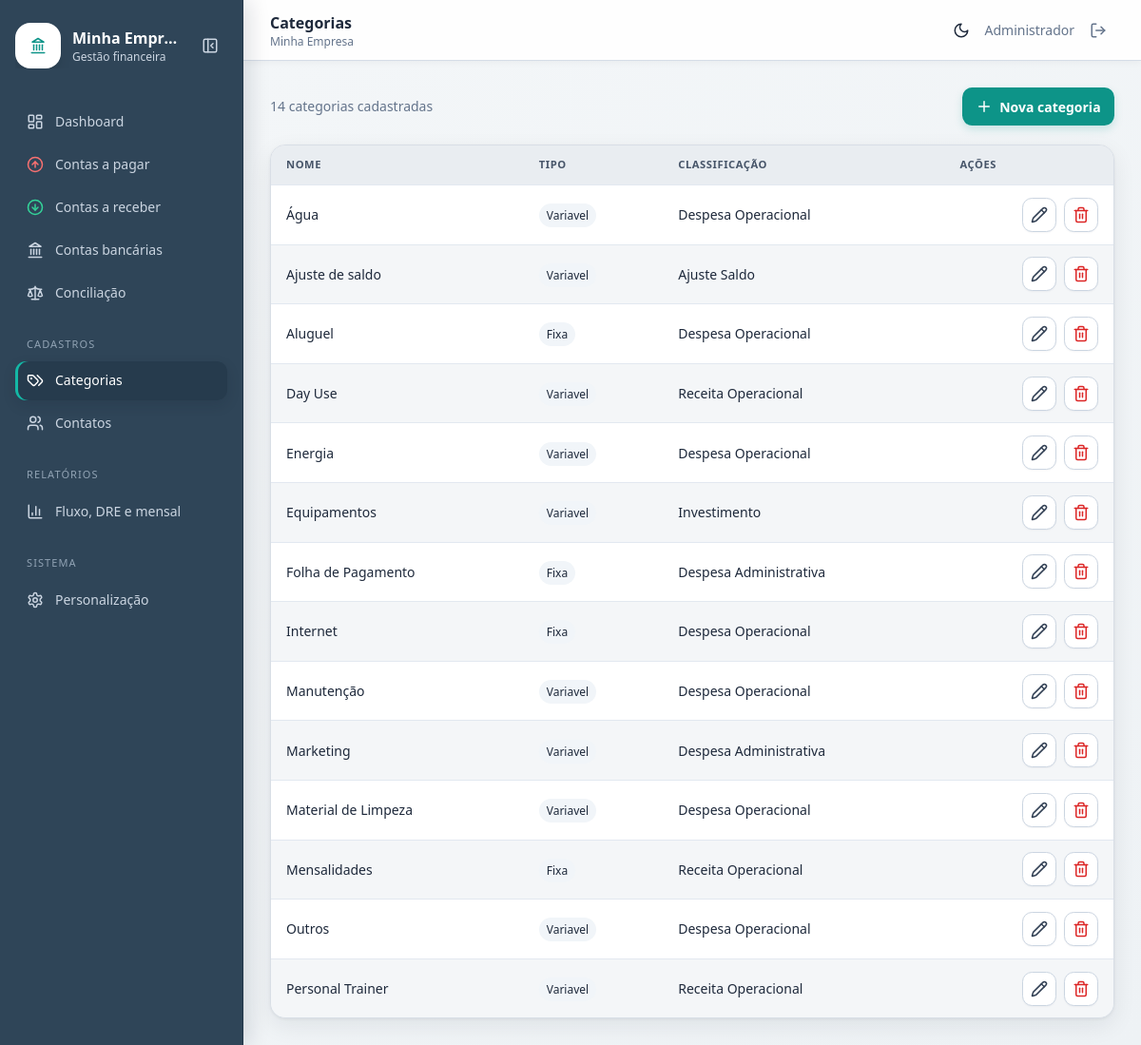
Page /index.php?route=categories (signed in) on the committed database.
### tables this page shows
CREATE TABLE company_settings (
  id TINYINT UNSIGNED PRIMARY KEY,
  company_name VARCHAR(120) NOT NULL,
  logo_data MEDIUMBLOB NULL,
  logo_mime VARCHAR(50) NULL,
  logo_updated_at DATETIME NULL,
  updated_at TIMESTAMP NOT NULL DEFAULT CURRENT_TIMESTAMP ON UPDATE CURRENT_TIMESTAMP
);

CREATE TABLE categories (
  id INT UNSIGNED AUTO_INCREMENT PRIMARY KEY,
  name VARCHAR(120) NOT NULL UNIQUE,
  type ENUM('fixa','variavel') NOT NULL,
  classification ENUM('despesa_operacional','despesa_administrativa','investimento','receita_operacional','receita_nao_operacional','ajuste_saldo') NOT NULL,
  created_at TIMESTAMP DEFAULT CURRENT_TIMESTAMP,
  INDEX idx_category_type (type), INDEX idx_category_class (classification)
);

### controllers/BaseController.php (called while the page is built, shortened)
<?php
abstract class BaseController
{
    protected function render(string $view, array $data = []): void
    {
        extract($data, EXTR_SKIP);
        $pageTitle = $data['pageTitle'] ?? config('app_name');
        require __DIR__ . '/../views/layouts/header.php';
        require __DIR__ . '/../views/' . $view . '.php';
        require __DIR__ . '/../views/layouts/footer.php';
    }
}

### controllers/CategoryController.php (called while the page is built, shortened)
<?php
final class CategoryController extends BaseController
{
    public function index(): void
    {
        $categories = db()->query('SELECT * FROM categories ORDER BY name')->fetchAll();
        $this->render('categories/index', compact('categories') + ['pageTitle' => 'Categorias']);
    }
}

### index.php (called while the page is built, shortened)
<?php
$config = require __DIR__ . '/config.php';
require __DIR__ . '/db.php';
require __DIR__ . '/helpers.php';
$route = trim((string) ($_GET['route'] ?? 'dashboard'), '/');
$publicRoutes = ['login', 'settings/logo'];
try {
    [$class, $method] = $routes[$route];
    (new $class())->$method();
} catch (Throwable $e) {
    http_response_code(http_response_code() >= 400 ? http_response_code() : 500);
    if (in_array($route, $publicRoutes, true)) exit(e($e->getMessage()));
    $pageTitle = 'Erro';
    require __DIR__ . '/views/layouts/header.php';
    echo '<div class="rounded-xl bg-red-50 p-5 text-red-700">' . e($e->getMessage()) . '</div>';
    require __DIR__ . '/views/layouts/footer.php';
}

### config.php (called while the page is built, shortened)
<?php
return [
    'app_name' => 'Gestão Financeira',
    'company_name' => 'Minha Empresa',
    'company_document' => '00.000.000/0001-00',
    'company_address' => 'Cidade/UF',
    'timezone' => 'America/Sao_Paulo',
    'base_url' => '',
    'db' => [
        'host' => 'dhhsa5ntiphvhzqav2bkkant',
        'port' => '3306',
        'name' => 'financeiro',
        'user' => 'mysql',
        'pass' => 'kVltQX7XzY987YwsxJt7Wf0TU7be9aBcDHU5uVV6xhQeJp5bbtuA1kpNx7UXYzsf',
        'charset' => 'utf8mb4',
    ],
    'upload' => [
        'max_bytes' => 5 * 1024 * 1024,
        'allowed_mimes' => ['application/pdf', 'image/jpeg', 'image/png', 'image/webp'],
    ],
];

### db.php (called while the page is built, shortened)
<?php
function db(): PDO
{
    static $pdo = null;
    if ($pdo instanceof PDO) {
        return $pdo;
    }
    $config = require __DIR__ . '/config.php';
    $db = $config['db'];
    $dsn = sprintf('mysql:host=%s;port=%s;dbname=%s;charset=%s', $db['host'], $db['port'], $db['name'], $db['charset']);
    $pdo = new PDO($dsn, $db['user'], $db['pass'], [
        PDO::ATTR_ERRMODE => PDO::ERRMODE_EXCEPTION,
        PDO::ATTR_DEFAULT_FETCH_MODE => PDO::FETCH_ASSOC,
        PDO::ATTR_EMULATE_PREPARES => false,
    ]);
    return $pdo;
}

### helpers.php (called while the page is built, shortened)
<?php
function config(?string $key = null, mixed $default = null): mixed
{
    static $config;
    $config ??= require __DIR__ . '/config.php';
    $value = $config;
    foreach (explode('.', $key) as $part) {
        $value = $value[$part];
    }
    return $value;
}
function url(string $route = ''): string
{
    $base = rtrim((string) config('base_url', ''), '/');
    return $base . '/index.php' . ($route !== '' ? '?route=' . rawurlencode($route) : '');
}
function asset(string $path): string
{
    $normalizedPath = ltrim($path, '/');
    $url = rtrim((string) config('base_url', ''), '/') . '/assets/' . $normalizedPath;
    $file = __DIR__ . '/assets/' . $normalizedPath;
    if (is_file($file)) {
        $version = substr((string) hash_file('sha256', $file), 0, 12);
        $url .= '?v=' . $version;
    }
    return $url;
}
function e(mixed $value): string
{
    return htmlspecialchars((string) $value, ENT_QUOTES, 'UTF-8');
}
function company_branding(): array
{
    $fallbackName = (string) config('company_name', 'Minha Empresa');
    try {
        $row = db()->query('SELECT company_name,logo_mime,logo_updated_at FROM company_settings WHERE id=1')->fetch();
        $hasLogo = !empty($row['logo_mime']);
        $version = $row['logo_updated_at'] ? strtotime((string) $row['logo_updated_at']) : 0;
        return $branding = [
            'company_name' => (string) ($row['company_name'] ?: $fallbackName),
            'has_logo' => $hasLogo,
            'logo_url' => $hasLogo ? url('settings/logo') . '&v=' . $version : '',
        ];
    } catch (PDOException) {
        return $branding = ['company_name' => $fallbackName, 'has_logo' => false, 'logo_url' => ''];
    }
}

### views/categories/index.php (the view)
<div class="mb-5 flex items-center justify-between"><p class="text-sm text-slate-500"><?=count($categories)?> categorias cadastradas</p><a class="btn btn-primary" href="<?=url('categories/form')?>"><i data-lucide="plus"></i>Nova categoria</a></div>
<div class="card table-wrap"><table class="data-table"><thead><tr><th>Nome</th><th>Tipo</th><th>Classificação</th><th class="text-right">Ações</th></tr></thead><tbody><?php foreach($categories as $c):?><tr><td class="font-medium"><?=e($c['name'])?></td><td><span class="rounded-full bg-slate-100 px-2 py-1 text-xs dark:bg-slate-800"><?=e(ucfirst($c['type']))?></span></td><td><?=e(ucwords(str_replace('_',' ',$c['classification'])))?></td><td><div class="flex justify-end gap-2"><a class="btn btn-light !p-2" href="<?=url('categories/form')?>&id=<?=$c['id']?>"><i data-lucide="pencil"></i></a><form method="post" action="<?=url('categories/delete')?>" data-confirm="Excluir esta categoria?"><?=csrf_field()?><input type="hidden" name="id" value="<?=$c['id']?>"><button class="btn btn-light !p-2 text-red-600"><i data-lucide="trash-2"></i></button></form></div></td></tr><?php endforeach;?></tbody></table></div>

### views/layouts/header.php (shortened to what this page needs)
<?php
$current = trim((string) ($_GET['route'] ?? 'dashboard'), '/');
$navClass = fn(string $route): string => str_starts_with($current, $route) ? 'is-active' : '';
$branding = company_branding();
?>
<!doctype html>
<html lang="pt-BR" class="scroll-smooth">
<head>
<script src="https://cdn.tailwindcss.com"></script><script>tailwind.config={darkMode:'class'}</script>
<link rel="stylesheet" href="<?=e(asset('css/app.css'))?>"><link rel="stylesheet" href="<?=e(asset('css/financial-filters.css'))?>"><script src="https://unpkg.com/lucide@0.468.0/dist/umd/lucide.min.js"></script>
</head>
<body class="app-body text-slate-800 dark:bg-slate-950 dark:text-slate-100">
<aside id="sidebar" class="app-sidebar fixed inset-y-0 left-0 z-40 w-64 -translate-x-full overflow-y-auto p-4 transition-transform lg:translate-x-0">
  <div class="sidebar-brand mb-7 flex items-center gap-3 py-2">
    <a class="sidebar-identity flex min-w-0 items-center gap-3" href="<?=url('settings')?>" title="Personalizar empresa">
      <div class="sidebar-logo grid h-12 w-12 shrink-0 place-items-center overflow-hidden rounded-2xl bg-white p-1 text-teal-600 shadow-lg">
        <?php if ($branding['has_logo']): ?>
          <img class="h-full w-full rounded-xl object-contain" src="<?=e($branding['logo_url'])?>" alt="Logotipo de <?=e($branding['company_name'])?>">
        <?php else: ?>
          <i data-lucide="landmark"></i>
        <?php endif; ?>
      </div>
      <div class="sidebar-brand-copy min-w-0"><div class="truncate font-bold text-white"><?=e($branding['company_name'])?></div><div class="text-xs text-slate-300">Gestão financeira</div></div>
    </a>
    <button id="sidebarCollapseBtn" type="button" class="ml-auto hidden h-9 w-9 shrink-0 place-items-center rounded-lg text-slate-300 hover:bg-white/10 hover:text-white lg:grid" title="Recolher ou expandir menu" aria-label="Recolher ou expandir menu"><i data-lucide="panel-left-close"></i></button>
  </div>
  <nav class="space-y-1 text-sm font-medium">
    <a class="nav-link <?=$navClass('dashboard')?>" title="Dashboard" href="<?=url('dashboard')?>"><i data-lucide="layout-dashboard"></i><span class="sidebar-label">Dashboard</span></a>
    <a class="nav-link <?=$navClass('payables')?>" title="Contas a pagar" href="<?=url('payables')?>"><i class="text-red-400" data-lucide="arrow-up-circle"></i><span class="sidebar-label">Contas a pagar</span></a>
    <a class="nav-link <?=$navClass('receivables')?>" title="Contas a receber" href="<?=url('receivables')?>"><i class="text-emerald-400" data-lucide="arrow-down-circle"></i><span class="sidebar-label">Contas a receber</span></a>
    <a class="nav-link <?=$navClass('banks')?>" title="Contas bancárias" href="<?=url('banks')?>"><i data-lucide="landmark"></i><span class="sidebar-label">Contas bancárias</span></a>
    <a class="nav-link <?=$navClass('reconciliation')?>" title="Conciliação" href="<?=url('reconciliation')?>"><i data-lucide="scale"></i><span class="sidebar-label">Conciliação</span></a>
    <div class="sidebar-section px-3 pt-5 pb-1 text-[11px] uppercase tracking-widest">Cadastros</div>
    <a class="nav-link <?=$navClass('categories')?>" title="Categorias" href="<?=url('categories')?>"><i data-lucide="tags"></i><span class="sidebar-label">Categorias</span></a>
    <a class="nav-link <?=$navClass('contacts')?>" title="Contatos" href="<?=url('contacts')?>"><i data-lucide="users"></i><span class="sidebar-label">Contatos</span></a>
    <div class="sidebar-section px-3 pt-5 pb-1 text-[11px] uppercase tracking-widest">Relatórios</div>
    <a class="nav-link <?=$navClass('reports')?>" title="Fluxo, DRE e mensal" href="<?=url('reports')?>"><i data-lucide="bar-chart-3"></i><span class="sidebar-label">Fluxo, DRE e mensal</span></a>
    <div class="sidebar-section px-3 pt-5 pb-1 text-[11px] uppercase tracking-widest">Sistema</div>
    <a class="nav-link <?=$navClass('settings')?>" title="Configurações da empresa" href="<?=url('settings')?>"><i data-lucide="settings"></i><span class="sidebar-label">Personalização</span></a>
  </nav>
</aside>
<div id="appShell" class="min-h-screen lg:pl-64">
<header class="app-header sticky top-0 z-20 flex h-16 items-center justify-between border-b px-4 backdrop-blur sm:px-7">
  <div class="flex items-center gap-3"><div><h1 class="font-semibold"><?=e($pageTitle)?></h1><p class="hidden text-xs text-slate-500 sm:block"><?=e($branding['company_name'])?></p></div></div>
  <div class="flex items-center gap-2"><button id="themeBtn" title="Alternar modo escuro" class="rounded-lg p-2 hover:bg-slate-100 dark:hover:bg-slate-800"><i data-lucide="moon"></i></button><span class="hidden text-sm text-slate-500 sm:inline"><?=e($_SESSION['user_name']??'')?></span><form method="post" action="<?=url('logout')?>"><?=csrf_field()?><button class="rounded-lg p-2 text-slate-500 hover:bg-red-50 hover:text-red-600" title="Sair"><i data-lucide="log-out"></i></button></form></div>
</header>
<main class="app-main p-4 sm:p-7">

### assets/css/app.css (style rules this page uses)
:root { --surface-page:#eef2f5; --surface-card:#f7f8fa; --surface-row:#fff; --surface-row-alt:#f4f6f8; --border-soft:#d8dee6; --sidebar:#2f4558; --sidebar-deep:#263b4d; --sidebar-text:#cbd5e1; }
[data-lucide] { width:18px;height:18px }
.app-body { background:var(--surface-page) }
.app-main { min-height:calc(100vh - 4rem);background:linear-gradient(145deg,#f3f6f8 0%,var(--surface-page) 100%) }
.app-header { border-color:rgb(203 213 225/.8);background:rgb(255 255 255/.9);box-shadow:0 1px 8px rgb(15 23 42/.05) }
.app-sidebar { border-right:1px solid #223648;background:var(--sidebar);color:var(--sidebar-text);box-shadow:5px 0 22px rgb(15 23 42/.14) }
.sidebar-identity { flex:1;overflow:hidden }
.sidebar-section { color:#91a3b4 }
.nav-link { display:flex;align-items:center;gap:.75rem;border-radius:.7rem;padding:.65rem .75rem;color:var(--sidebar-text);transition:background-color .15s,color .15s,box-shadow .15s }
.nav-link.is-active { background:var(--sidebar-deep);color:#fff;box-shadow:inset 3px 0 rgb(20 184 166),0 5px 14px rgb(15 23 42/.13) }
.card { border:1px solid var(--border-soft);background-color:var(--surface-card);border-radius:1rem;box-shadow:0 8px 24px rgb(15 23 42/.075),0 1px 3px rgb(15 23 42/.06) }
.btn { display:inline-flex;align-items:center;justify-content:center;gap:.45rem;border-radius:.65rem;padding:.6rem .9rem;font-size:.875rem;font-weight:600;transition:background-color .15s,color .15s,border-color .15s,box-shadow .15s,transform .15s }
.btn-primary { background:rgb(13 148 136);color:white;box-shadow:0 4px 10px rgb(13 148 136/.18) }
.btn-light { border:1px solid rgb(203 213 225);background:white;color:rgb(51 65 85);box-shadow:0 1px 2px rgb(15 23 42/.04) }
.table-wrap { overflow-x:auto }
.data-table { width:100%;font-size:.875rem }
.data-table th { white-space:nowrap;background:#e9edf1;padding:.75rem 1rem;text-align:left;font-size:.7rem;text-transform:uppercase;letter-spacing:.05em;color:rgb(71 85 105) }
.data-table tbody tr { background:var(--surface-row);transition:background-color .12s }
.data-table tbody tr:nth-child(even) { background:var(--surface-row-alt) }
.data-table td { white-space:nowrap;border-top:1px solid rgb(226 232 240);padding:.8rem 1rem }
@media (min-width:1024px) { #sidebar,#appShell { transition:width .2s ease,padding-left .2s ease } }

### rows in the picture
company_settings: company_name "Minha Empr…", company_name "Minha Empresa"
categories: name "Água", type "Variavel", classification "Despesa Operacional"
categories: name "Ajuste de saldo", type "Variavel", classification "Ajuste Saldo"
categories: name "Aluguel", type "Fixa", classification "Despesa Operacional"
categories: name "Day Use", type "Variavel", classification "Receita Operacional"
categories: name "Energia", type "Variavel", classification "Despesa Operacional"
categories: name "Equipamentos", type "Variavel", classification "Investimento"
categories: name "Folha de Pagamento", type "Fixa", classification "Despesa Administrativa"
categories: name "Internet", type "Fixa", classification "Despesa Operacional"
categories: name "Manutenção", type "Variavel", classification "Despesa Operacional"
categories: name "Marketing", type "Variavel", classification "Despesa Administrativa"
categories: name "Material de Limpeza", type "Variavel", classification "Despesa Operacional"
categories: name "Mensalidades", type "Fixa", classification "Receita Operacional"
categories: name "Outros", type "Variavel", classification "Despesa Operacional"
categories: name "Personal Trainer", type "Variavel", classification "Receita Operacional"

### other values in the picture
$pageTitle "Categorias"
$_SESSION['user_name'] "Administrador"
count($categories) "14"
